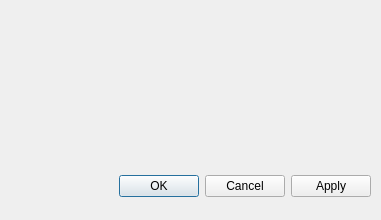
<?xml version="1.0" encoding="UTF-8"?>
<ui version="4.0">
 <class>Dialog</class>
 <widget class="QDialog" name="Dialog">
  <property name="geometry">
   <rect>
    <x>0</x>
    <y>0</y>
    <width>381</width>
    <height>220</height>
   </rect>
  </property>
  <property name="windowTitle">
   <string>Dialog</string>
  </property>
  <widget class="QDialogButtonBox" name="buttonBox">
   <property name="geometry">
    <rect>
     <x>30</x>
     <y>170</y>
     <width>341</width>
     <height>32</height>
    </rect>
   </property>
   <property name="orientation">
    <enum>Qt::Horizontal</enum>
   </property>
   <property name="standardButtons">
    <set>QDialogButtonBox::Apply|QDialogButtonBox::Cancel|QDialogButtonBox::Ok</set>
   </property>
  </widget>
 </widget>
 <resources/>
 <connections>
  <connection>
   <sender>buttonBox</sender>
   <signal>accepted()</signal>
   <receiver>Dialog</receiver>
   <slot>accept()</slot>
   <hints>
    <hint type="sourcelabel">
     <x>248</x>
     <y>254</y>
    </hint>
    <hint type="destinationlabel">
     <x>157</x>
     <y>274</y>
    </hint>
   </hints>
  </connection>
  <connection>
   <sender>buttonBox</sender>
   <signal>rejected()</signal>
   <receiver>Dialog</receiver>
   <slot>reject()</slot>
   <hints>
    <hint type="sourcelabel">
     <x>316</x>
     <y>260</y>
    </hint>
    <hint type="destinationlabel">
     <x>286</x>
     <y>274</y>
    </hint>
   </hints>
  </connection>
 </connections>
</ui>
